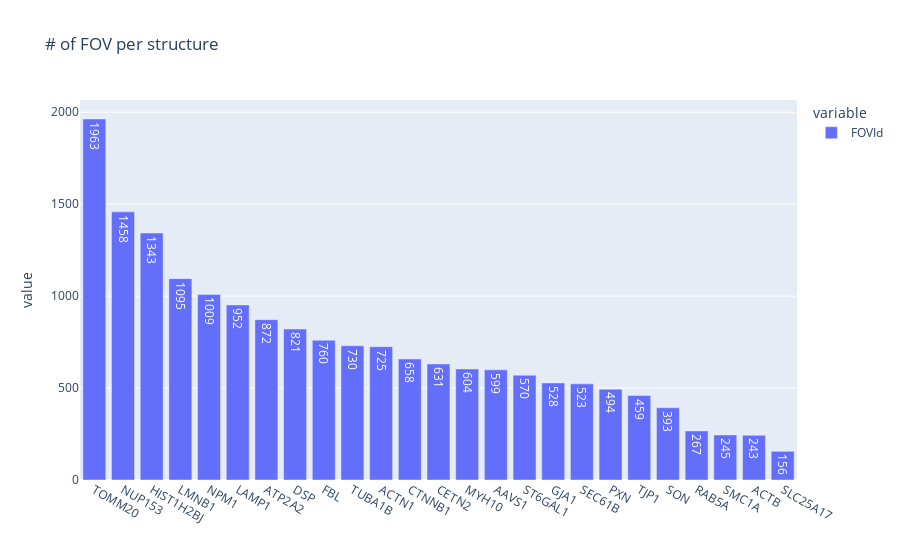

Source (notebook cell):
### Markdown cell above
The cell images came from over 18K FOVs and we can use the manifest to understand how many FOV's were captured per tagged structure.

### Code cell
fig_fovstruc = px.bar(df_filt.groupby(['gene']).FOVId.nunique(),text_auto=True,title="# of FOV per structure")
fig_fovstruc.update_layout(xaxis=dict(categoryorder="total descending"),overwrite=True)
fig_fovstruc.show()

### Figure 1 — Plotly figure (JSON) as saved in the notebook; plotly's stock layout.template omitted (floating-point values rounded to 4 significant figures)
{"data": [{"alignmentgroup": "True", "hovertemplate": "variable=FOVId<br>gene=%{x}<br>value=%{y}<extra></extra>", "legendgroup": "FOVId", "marker": {"color": "#636efa", "pattern": {"shape": ""}}, "name": "FOVId", "offsetgroup": "FOVId", "orientation": "v", "showlegend": true, "textposition": "auto", "texttemplate": "%{y}", "type": "bar", "x": ["AAVS1", "ACTB", "ACTN1", "ATP2A2", "CETN2", "CTNNB1", "DSP", "FBL", "GJA1", "HIST1H2BJ", "LAMP1", "LMNB1", "MYH10", "NPM1", "NUP153", "PXN", "RAB5A", "SEC61B", "SLC25A17", "SMC1A", "SON", "ST6GAL1", "TJP1", "TOMM20", "TUBA1B"], "xaxis": "x", "y": [599, 243, 725, 872, 631, 658, 821, 760, 528, 1343, 952, 1095, 604, 1009, 1458, 494, 267, 523, 156, 245, 393, 570, 459, 1963, 730], "yaxis": "y"}], "layout": {"autosize": true, "barmode": "relative", "legend": {"title": {"text": "variable"}, "tracegroupgap": 0}, "title": {"text": "# of FOV per structure"}, "xaxis": {"autorange": true, "categoryorder": "total descending", "range": [-0.5, 24.5], "type": "category"}, "yaxis": {"anchor": "x", "autorange": true, "domain": [0, 1], "range": [0, 2066.0], "title": {"text": "value"}, "type": "linear"}}}
